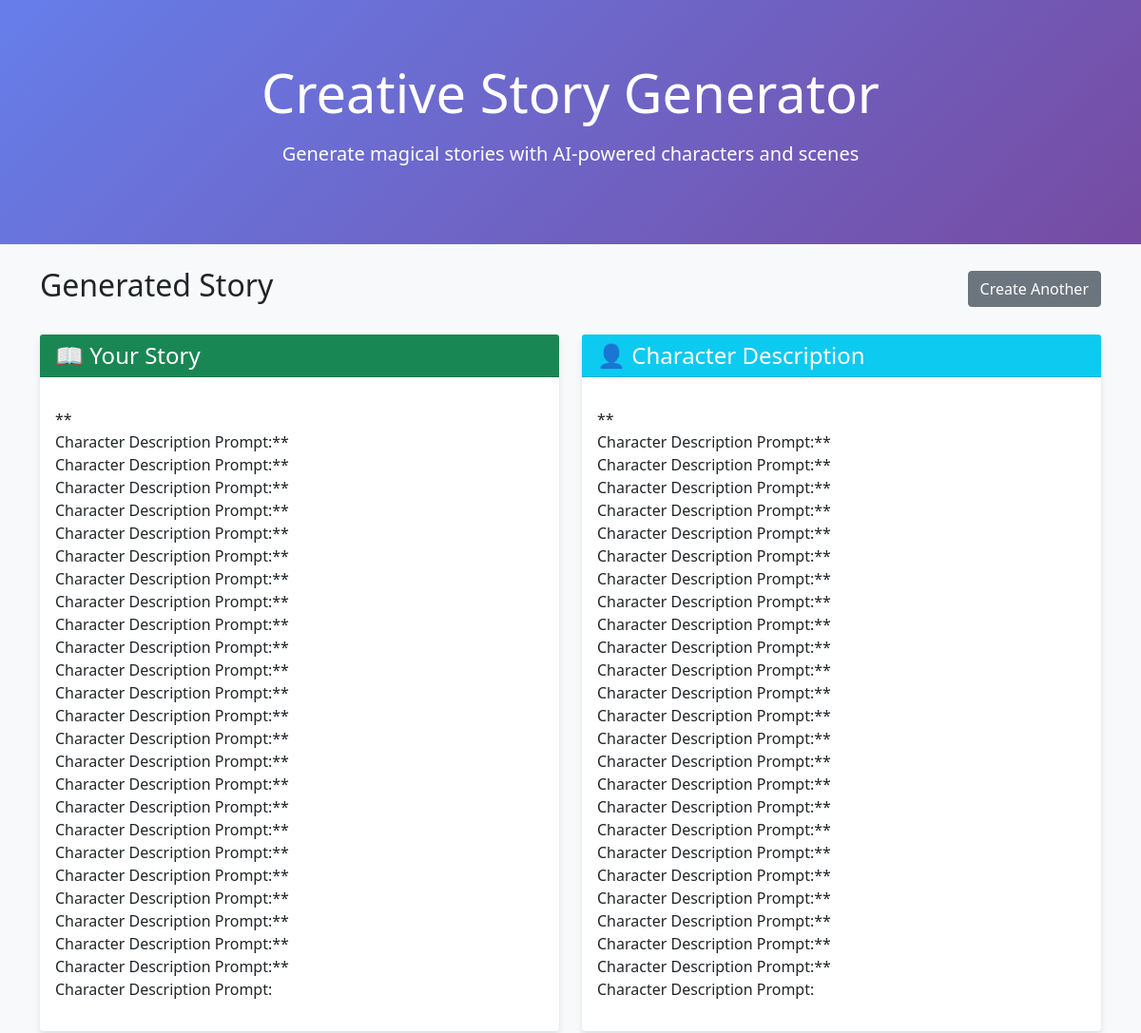
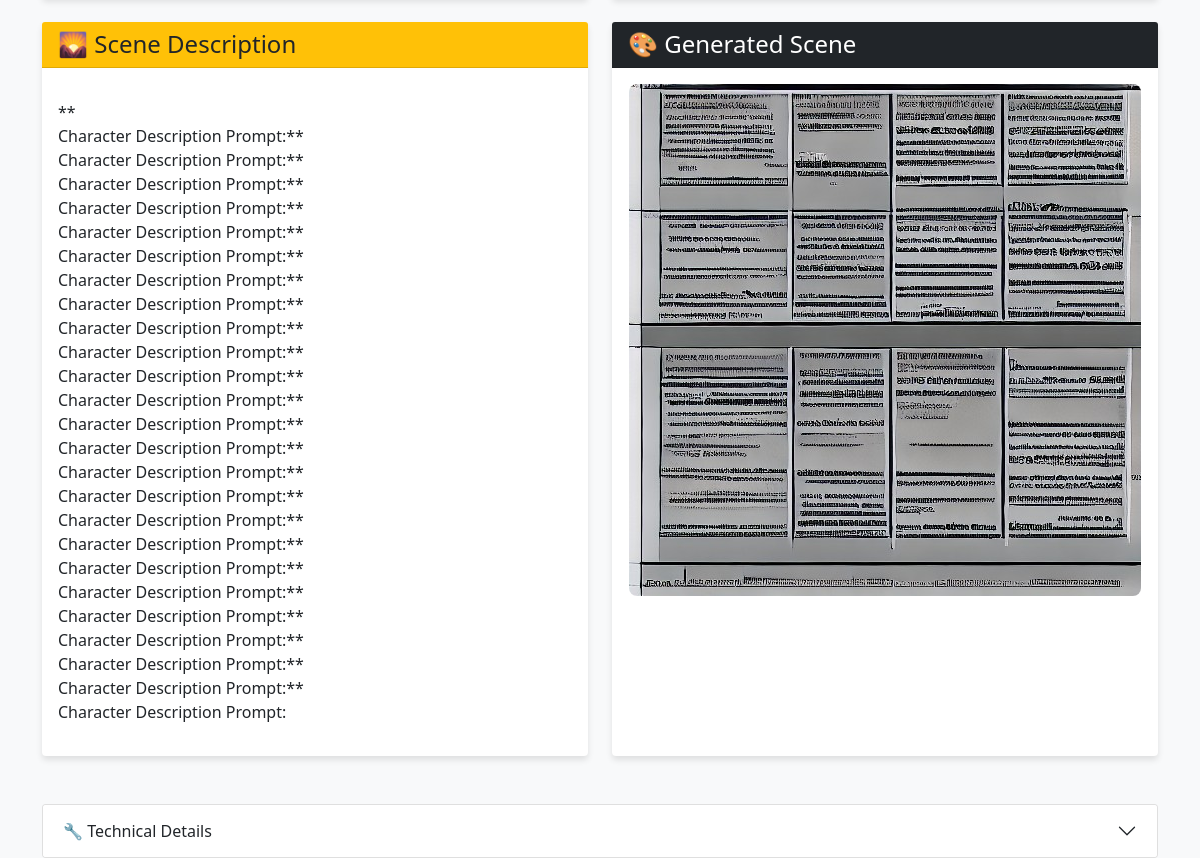
The app's page /result/1/ with its own data (2 pictures, top to bottom).
### story_generator/models.py (models this page shows, shortened)
class StoryGeneration(models.Model):
    user_prompt = models.TextField()
    story = models.TextField(blank=True)
    character_description = models.TextField(blank=True)
    background_description = models.TextField(blank=True)
    character_image_prompt = models.TextField(blank=True)
    background_image_prompt = models.TextField(blank=True)
    combined_image = models.ImageField(upload_to='generated_images/', blank=True)
    audio_file = models.FileField(upload_to='audio_uploads/', blank=True, null=True)
    created_at = models.DateTimeField(auto_now_add=True)

### story_generator/views.py (the view)
# urls.py: path('result/<int:pk>/', views.result_view, name='result'),
def result_view(request, pk):
    try:
        story_gen = StoryGeneration.objects.get(pk=pk)
        return render(request, 'story_generator/result.html', {'story_gen': story_gen})
    except StoryGeneration.DoesNotExist:
        messages.error(request, "Story not found.")
        return redirect('home')

### story_generator/templates/story_generator/result.html (shortened to what this page needs)
{% extends 'story_generator/base.html' %}
{% block content %}
<div class="row">
    <div class="col-12">
        <div class="d-flex justify-content-between align-items-center mb-4">
            <h2>Generated Story</h2>
            <a href="{% url 'home' %}" class="btn btn-secondary">Create Another</a>
        </div>
    </div>
</div>
<div class="row">
    <div class="col-lg-6 mb-4">
        <div class="card h-100">
            <div class="card-header bg-success text-white">
                <h4 class="card-title mb-0">📖 Your Story</h4>
            </div>
            <div class="card-body">
                <p class="lead">{{ story_gen.story|linebreaks }}</p>
            </div>
        </div>
    </div>
    <div class="col-lg-6 mb-4">
        <div class="card h-100">
            <div class="card-header bg-info text-white">
                <h4 class="card-title mb-0">👤 Character Description</h4>
            </div>
            <div class="card-body">
                <p>{{ story_gen.character_description|linebreaks }}</p>
            </div>
        </div>
    </div>
</div>
<div class="row">
    <div class="col-lg-6 mb-4">
        <div class="card h-100">
            <div class="card-header bg-warning text-dark">
                <h4 class="card-title mb-0">🌄 Scene Description</h4>
            </div>
            <div class="card-body">
                <p>{{ story_gen.background_description|linebreaks }}</p>
            </div>
        </div>
    </div>
    <div class="col-lg-6 mb-4">
        <div class="card h-100">
            <div class="card-header bg-dark text-white">
                <h4 class="card-title mb-0">🎨 Generated Scene</h4>
            </div>
            <div class="card-body text-center">
                {% if story_gen.combined_image %}
                    <img src="{{ story_gen.combined_image.url }}" alt="Generated Scene" class="generated-image">
                {% else %}
                    <div class="alert alert-info">
                        <p>Image generation in progress or failed. Please try again.</p>
                    </div>
                {% endif %}
            </div>
        </div>
    </div>
</div>
<div class="row mt-4">
    <div class="col-12">
        <div class="accordion" id="technicalAccordion">
            <div class="accordion-item">
                <h2 class="accordion-header" id="headingTechnical">
                    <button class="accordion-button collapsed" type="button" data-bs-toggle="collapse"
                            data-bs-target="#collapseTechnical">
                        🔧 Technical Details
                    </button>
                </h2>
            </div>
        </div>
    </div>
</div>
{% endblock %}

### story_generator/templates/story_generator/base.html (shortened to what this page needs)
<!DOCTYPE html>
<html lang="en">
<head>
    <link href="https://cdn.jsdelivr.net/npm/bootstrap@5.1.3/dist/css/bootstrap.min.css" rel="stylesheet">
</head>
<body>
    <div class="hero-section text-center">
        <div class="container">
            <h1 class="display-4 mb-3">Creative Story Generator</h1>
            <p class="lead">Generate magical stories with AI-powered characters and scenes</p>
        </div>
    </div>
    <div class="container mt-4">
        {% block content %}
        {% endblock %}
    </div>
</body>
</html>

### story_generator/templates/story_generator/base.html (style rules this page uses)
body { background-color: #f8f9fa; }
.hero-section { background: linear-gradient(135deg, #667eea 0%, #764ba2 100%); color: white; padding: 4rem 0; }
.card { box-shadow: 0 4px 6px rgba(0, 0, 0, 0.1); border: none; }
.generated-image { max-width: 100%; height: auto; border-radius: 8px; }

### records on screen
StoryGeneration: story "** Character Description Prompt:** Character Description Prompt:** Character Description Prompt:** Character Description Prompt:** Character Description Prompt:** Character Description Prompt:** Character Description Prompt:** Character Description Prompt:** Character Description Prompt:** Character Description Prompt:** Character Description Prompt:** Character Description Prompt:** Character Description Prompt:** Character Description Prompt:** Character Description Prompt:** Character Description Prompt:** Character Description Prompt:** Character Description Prompt:** Character Description Prompt:** Character Description Prompt:** Character Description Prompt:** Character Description…", character_description "** Character Description Prompt:** Character Description Prompt:** Character Description Prompt:** Character Description Prompt:** Character Description Prompt:** Character Description Prompt:** Character Description Prompt:** Character Description Prompt:** Character Description Prompt:** Character Description Prompt:** Character Description Prompt:** Character Description Prompt:** Character Description Prompt:** Character Description Prompt:** Character Description Prompt:** Character Description Prompt:** Character Description Prompt:** Character Description Prompt:** Character Description Prompt:** Character Description Prompt:** Character Description Prompt:** Character Description…", background_description "** Character Description Prompt:** Character Description Prompt:** Character Description Prompt:** Character Description Prompt:** Character Description Prompt:** Character Description Prompt:** Character Description Prompt:** Character Description Prompt:** Character Description Prompt:** Character Description Prompt:** Character Description Prompt:** Character Description Prompt:** Character Description Prompt:** Character Description Prompt:** Character Description Prompt:** Character Description Prompt:** Character Description Prompt:** Character Description Prompt:** Character Description Prompt:** Character Description Prompt:** Character Description Prompt:** Character Description…"
